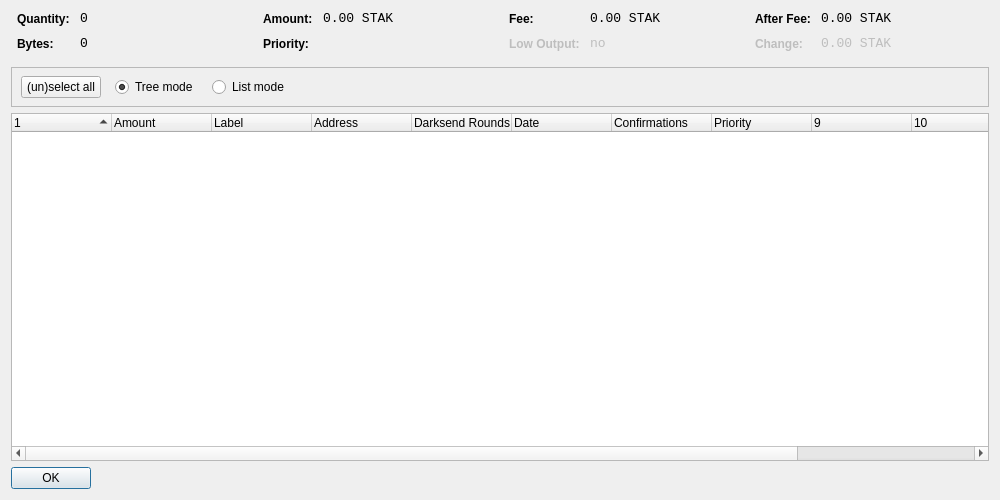
<?xml version="1.0" encoding="UTF-8"?>
<ui version="4.0">
 <class>CoinControlDialog</class>
 <widget class="QDialog" name="CoinControlDialog">
  <property name="geometry">
   <rect>
    <x>0</x>
    <y>0</y>
    <width>1000</width>
    <height>500</height>
   </rect>
  </property>
  <property name="windowTitle">
   <string>Coin Control</string>
  </property>
  <layout class="QVBoxLayout" name="verticalLayout">
   <item>
    <layout class="QHBoxLayout" name="horizontalLayoutTop" stretch="0,0,0,0">
     <property name="topMargin">
      <number>0</number>
     </property>
     <property name="bottomMargin">
      <number>10</number>
     </property>
     <item>
      <layout class="QFormLayout" name="formLayoutCoinControl1">
       <property name="horizontalSpacing">
        <number>10</number>
       </property>
       <property name="verticalSpacing">
        <number>10</number>
       </property>
       <property name="leftMargin">
        <number>6</number>
       </property>
       <property name="rightMargin">
        <number>6</number>
       </property>
       <item row="0" column="0">
        <widget class="QLabel" name="labelCoinControlQuantityText">
         <property name="styleSheet">
          <string notr="true">font-weight:bold;</string>
         </property>
         <property name="text">
          <string>Quantity:</string>
         </property>
        </widget>
       </item>
       <item row="0" column="1">
        <widget class="QLabel" name="labelCoinControlQuantity">
         <property name="font">
          <font>
           <family>Monospace</family>
           <pointsize>10</pointsize>
          </font>
         </property>
         <property name="cursor">
          <cursorShape>IBeamCursor</cursorShape>
         </property>
         <property name="contextMenuPolicy">
          <enum>Qt::ActionsContextMenu</enum>
         </property>
         <property name="text">
          <string notr="true">0</string>
         </property>
         <property name="textInteractionFlags">
          <set>Qt::LinksAccessibleByMouse|Qt::TextSelectableByKeyboard|Qt::TextSelectableByMouse</set>
         </property>
        </widget>
       </item>
       <item row="1" column="0">
        <widget class="QLabel" name="labelCoinControlBytesText">
         <property name="styleSheet">
          <string notr="true">font-weight:bold;</string>
         </property>
         <property name="text">
          <string>Bytes:</string>
         </property>
        </widget>
       </item>
       <item row="1" column="1">
        <widget class="QLabel" name="labelCoinControlBytes">
         <property name="font">
          <font>
           <family>Monospace</family>
           <pointsize>10</pointsize>
          </font>
         </property>
         <property name="cursor">
          <cursorShape>IBeamCursor</cursorShape>
         </property>
         <property name="contextMenuPolicy">
          <enum>Qt::ActionsContextMenu</enum>
         </property>
         <property name="text">
          <string notr="true">0</string>
         </property>
         <property name="textInteractionFlags">
          <set>Qt::LinksAccessibleByMouse|Qt::TextSelectableByKeyboard|Qt::TextSelectableByMouse</set>
         </property>
        </widget>
       </item>
      </layout>
     </item>
     <item>
      <layout class="QFormLayout" name="formLayoutCoinControl2">
       <property name="horizontalSpacing">
        <number>10</number>
       </property>
       <property name="verticalSpacing">
        <number>10</number>
       </property>
       <property name="leftMargin">
        <number>6</number>
       </property>
       <property name="rightMargin">
        <number>6</number>
       </property>
       <item row="0" column="0">
        <widget class="QLabel" name="labelCoinControlAmountText">
         <property name="styleSheet">
          <string notr="true">font-weight:bold;</string>
         </property>
         <property name="text">
          <string>Amount:</string>
         </property>
        </widget>
       </item>
       <item row="0" column="1">
        <widget class="QLabel" name="labelCoinControlAmount">
         <property name="font">
          <font>
           <family>Monospace</family>
           <pointsize>10</pointsize>
          </font>
         </property>
         <property name="cursor">
          <cursorShape>IBeamCursor</cursorShape>
         </property>
         <property name="contextMenuPolicy">
          <enum>Qt::ActionsContextMenu</enum>
         </property>
         <property name="text">
          <string notr="true">0.00 STAK</string>
         </property>
         <property name="textInteractionFlags">
          <set>Qt::LinksAccessibleByMouse|Qt::TextSelectableByKeyboard|Qt::TextSelectableByMouse</set>
         </property>
        </widget>
       </item>
       <item row="1" column="0">
        <widget class="QLabel" name="labelCoinControlPriorityText">
         <property name="styleSheet">
          <string notr="true">font-weight:bold;</string>
         </property>
         <property name="text">
          <string>Priority:</string>
         </property>
        </widget>
       </item>
       <item row="1" column="1">
        <widget class="QLabel" name="labelCoinControlPriority">
         <property name="font">
          <font>
           <family>Monospace</family>
           <pointsize>10</pointsize>
          </font>
         </property>
         <property name="cursor">
          <cursorShape>IBeamCursor</cursorShape>
         </property>
         <property name="contextMenuPolicy">
          <enum>Qt::ActionsContextMenu</enum>
         </property>
         <property name="text">
          <string/>
         </property>
         <property name="textInteractionFlags">
          <set>Qt::LinksAccessibleByMouse|Qt::TextSelectableByKeyboard|Qt::TextSelectableByMouse</set>
         </property>
        </widget>
       </item>
      </layout>
     </item>
     <item>
      <layout class="QFormLayout" name="formLayoutCoinControl3">
       <property name="horizontalSpacing">
        <number>10</number>
       </property>
       <property name="verticalSpacing">
        <number>10</number>
       </property>
       <property name="leftMargin">
        <number>6</number>
       </property>
       <property name="rightMargin">
        <number>6</number>
       </property>
       <item row="0" column="0">
        <widget class="QLabel" name="labelCoinControlFeeText">
         <property name="styleSheet">
          <string notr="true">font-weight:bold;</string>
         </property>
         <property name="text">
          <string>Fee:</string>
         </property>
        </widget>
       </item>
       <item row="0" column="1">
        <widget class="QLabel" name="labelCoinControlFee">
         <property name="font">
          <font>
           <family>Monospace</family>
           <pointsize>10</pointsize>
          </font>
         </property>
         <property name="cursor">
          <cursorShape>IBeamCursor</cursorShape>
         </property>
         <property name="contextMenuPolicy">
          <enum>Qt::ActionsContextMenu</enum>
         </property>
         <property name="text">
          <string notr="true">0.00 STAK</string>
         </property>
         <property name="textInteractionFlags">
          <set>Qt::LinksAccessibleByMouse|Qt::TextSelectableByKeyboard|Qt::TextSelectableByMouse</set>
         </property>
        </widget>
       </item>
       <item row="1" column="0">
        <widget class="QLabel" name="labelCoinControlLowOutputText">
         <property name="enabled">
          <bool>false</bool>
         </property>
         <property name="styleSheet">
          <string notr="true">font-weight:bold;</string>
         </property>
         <property name="text">
          <string>Low Output:</string>
         </property>
        </widget>
       </item>
       <item row="1" column="1">
        <widget class="QLabel" name="labelCoinControlLowOutput">
         <property name="enabled">
          <bool>false</bool>
         </property>
         <property name="font">
          <font>
           <family>Monospace</family>
           <pointsize>10</pointsize>
          </font>
         </property>
         <property name="cursor">
          <cursorShape>IBeamCursor</cursorShape>
         </property>
         <property name="contextMenuPolicy">
          <enum>Qt::ActionsContextMenu</enum>
         </property>
         <property name="text">
          <string notr="true">no</string>
         </property>
         <property name="textInteractionFlags">
          <set>Qt::LinksAccessibleByMouse|Qt::TextSelectableByKeyboard|Qt::TextSelectableByMouse</set>
         </property>
        </widget>
       </item>
      </layout>
     </item>
     <item>
      <layout class="QFormLayout" name="formLayoutCoinControl4">
       <property name="horizontalSpacing">
        <number>10</number>
       </property>
       <property name="verticalSpacing">
        <number>10</number>
       </property>
       <property name="leftMargin">
        <number>6</number>
       </property>
       <property name="rightMargin">
        <number>6</number>
       </property>
       <item row="0" column="0">
        <widget class="QLabel" name="labelCoinControlAfterFeeText">
         <property name="styleSheet">
          <string notr="true">font-weight:bold;</string>
         </property>
         <property name="text">
          <string>After Fee:</string>
         </property>
        </widget>
       </item>
       <item row="0" column="1">
        <widget class="QLabel" name="labelCoinControlAfterFee">
         <property name="font">
          <font>
           <family>Monospace</family>
           <pointsize>10</pointsize>
          </font>
         </property>
         <property name="cursor">
          <cursorShape>IBeamCursor</cursorShape>
         </property>
         <property name="contextMenuPolicy">
          <enum>Qt::ActionsContextMenu</enum>
         </property>
         <property name="text">
          <string notr="true">0.00 STAK</string>
         </property>
         <property name="textInteractionFlags">
          <set>Qt::LinksAccessibleByMouse|Qt::TextSelectableByKeyboard|Qt::TextSelectableByMouse</set>
         </property>
        </widget>
       </item>
       <item row="1" column="0">
        <widget class="QLabel" name="labelCoinControlChangeText">
         <property name="enabled">
          <bool>false</bool>
         </property>
         <property name="styleSheet">
          <string notr="true">font-weight:bold;</string>
         </property>
         <property name="text">
          <string>Change:</string>
         </property>
        </widget>
       </item>
       <item row="1" column="1">
        <widget class="QLabel" name="labelCoinControlChange">
         <property name="enabled">
          <bool>false</bool>
         </property>
         <property name="font">
          <font>
           <family>Monospace</family>
           <pointsize>10</pointsize>
          </font>
         </property>
         <property name="cursor">
          <cursorShape>IBeamCursor</cursorShape>
         </property>
         <property name="contextMenuPolicy">
          <enum>Qt::ActionsContextMenu</enum>
         </property>
         <property name="text">
          <string notr="true">0.00 STAK</string>
         </property>
         <property name="textInteractionFlags">
          <set>Qt::LinksAccessibleByMouse|Qt::TextSelectableByKeyboard|Qt::TextSelectableByMouse</set>
         </property>
        </widget>
       </item>
      </layout>
     </item>
    </layout>
   </item>
   <item>
    <widget class="QFrame" name="frame">
     <property name="minimumSize">
      <size>
       <width>0</width>
       <height>40</height>
      </size>
     </property>
     <property name="frameShape">
      <enum>QFrame::StyledPanel</enum>
     </property>
     <property name="frameShadow">
      <enum>QFrame::Sunken</enum>
     </property>
     <widget class="QWidget" name="horizontalLayoutWidget">
      <property name="geometry">
       <rect>
        <x>10</x>
        <y>0</y>
        <width>781</width>
        <height>41</height>
       </rect>
      </property>
      <layout class="QHBoxLayout" name="horizontalLayoutPanel" stretch="0,0,0,0,0">
       <property name="spacing">
        <number>14</number>
       </property>
       <item>
        <widget class="QPushButton" name="pushButtonSelectAll">
         <property name="sizePolicy">
          <sizepolicy hsizetype="Maximum" vsizetype="Fixed">
           <horstretch>0</horstretch>
           <verstretch>0</verstretch>
          </sizepolicy>
         </property>
         <property name="text">
          <string>(un)select all</string>
         </property>
        </widget>
       </item>
       <item>
        <widget class="QRadioButton" name="radioTreeMode">
         <property name="sizePolicy">
          <sizepolicy hsizetype="Maximum" vsizetype="Fixed">
           <horstretch>0</horstretch>
           <verstretch>0</verstretch>
          </sizepolicy>
         </property>
         <property name="text">
          <string>Tree mode</string>
         </property>
         <property name="checked">
          <bool>true</bool>
         </property>
        </widget>
       </item>
       <item>
        <widget class="QRadioButton" name="radioListMode">
         <property name="sizePolicy">
          <sizepolicy hsizetype="Maximum" vsizetype="Fixed">
           <horstretch>0</horstretch>
           <verstretch>0</verstretch>
          </sizepolicy>
         </property>
         <property name="text">
          <string>List mode</string>
         </property>
        </widget>
       </item>
       <item>
        <spacer name="horizontalSpacer">
         <property name="orientation">
          <enum>Qt::Horizontal</enum>
         </property>
         <property name="sizeHint" stdset="0">
          <size>
           <width>40</width>
           <height>20</height>
          </size>
         </property>
        </spacer>
       </item>
      </layout>
     </widget>
    </widget>
   </item>
   <item>
    <widget class="CoinControlTreeWidget" name="treeWidget">
     <property name="contextMenuPolicy">
      <enum>Qt::CustomContextMenu</enum>
     </property>
     <property name="sortingEnabled">
      <bool>false</bool>
     </property>
     <property name="columnCount">
      <number>12</number>
     </property>
     <attribute name="headerShowSortIndicator" stdset="0">
      <bool>true</bool>
     </attribute>
     <attribute name="headerStretchLastSection">
      <bool>false</bool>
     </attribute>
     <column>
      <property name="text">
       <string/>
      </property>
     </column>
     <column>
      <property name="text">
       <string>Amount</string>
      </property>
     </column>
     <column>
      <property name="text">
       <string>Label</string>
      </property>
     </column>
     <column>
      <property name="text">
       <string>Address</string>
      </property>
     </column>
	 <column>
      <property name="text">
       <string>Darksend Rounds</string>
      </property>
     </column>
     <column>
      <property name="text">
       <string>Date</string>
      </property>
     </column>
     <column>
      <property name="text">
       <string>Confirmations</string>
      </property>
      <property name="toolTip">
       <string>Confirmed</string>
      </property>
     </column>
     <column>
      <property name="text">
       <string>Priority</string>
      </property>
     </column>
     <column>
      <property name="text">
       <string/>
      </property>
     </column>
     <column>
      <property name="text">
       <string/>
      </property>
     </column>
     <column>
      <property name="text">
       <string/>
      </property>
     </column>
     <column>
      <property name="text">
       <string/>
      </property>
     </column>
    </widget>
   </item>
   <item>
    <widget class="QDialogButtonBox" name="buttonBox">
     <property name="sizePolicy">
      <sizepolicy hsizetype="Maximum" vsizetype="Fixed">
       <horstretch>0</horstretch>
       <verstretch>0</verstretch>
      </sizepolicy>
     </property>
     <property name="orientation">
      <enum>Qt::Horizontal</enum>
     </property>
     <property name="standardButtons">
      <set>QDialogButtonBox::Ok</set>
     </property>
    </widget>
   </item>
  </layout>
 </widget>
 <customwidgets>
  <customwidget>
   <class>CoinControlTreeWidget</class>
   <extends>QTreeWidget</extends>
   <header>coincontroltreewidget.h</header>
  </customwidget>
 </customwidgets>
 <resources/>
 <connections/>
</ui>
